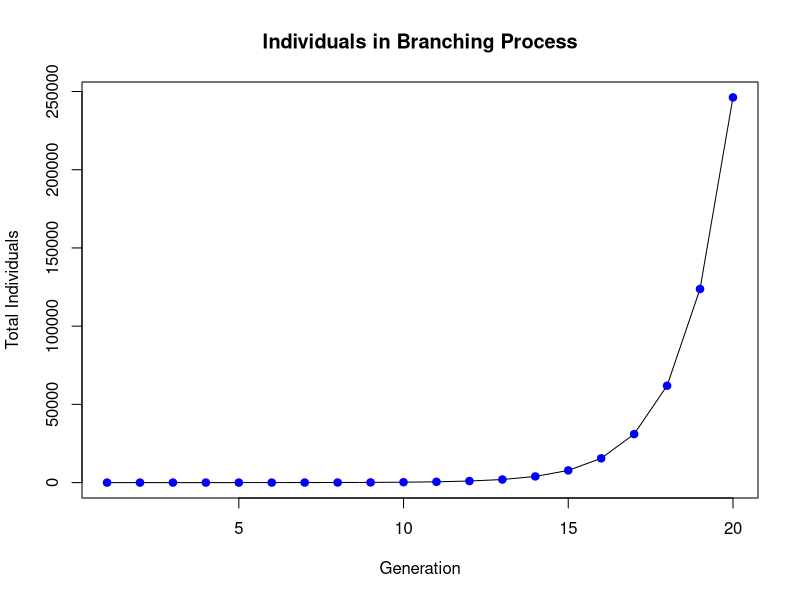

Reproduce this figure in R. (Note: this script raises an error after producing the figure.)
## ---- chunk 1
knitr::opts_chunk$set(echo = TRUE)
## ---- chunk 2
simulate_bp <- function(num_generations, lambda) {
  total_individuals <- numeric(num_generations)
  total_individuals[1] <- 1
  offspring_count <- list()

  for (i in 2:num_generations) {
    offspring <- 0
    offspring_per_individual <- numeric(total_individuals[i-1])

    for (j in 1:total_individuals[i-1]) {
      offspring_per_individual[j] <- rpois(1, lambda)
      offspring <- offspring + offspring_per_individual[j]
    }
    if (offspring == 0) {
      total_individuals[i] <- 0
      return(list(total_individuals = total_individuals[1:i], offspring_count = offspring_count))
    }
    total_individuals[i] <- offspring
    offspring_count[[i-1]] <- offspring_per_individual
  }
  return(list(total_individuals = total_individuals, offspring_count = offspring_count))
}
## ---- chunk 3
num_generations <- 20
lambda <- 2
bp_simulation <- simulate_bp(num_generations, lambda)
## ---- chunk 4
tot_ind <- bp_simulation$total_individuals
tot_ind
## ---- chunk 5
X <- bp_simulation$offspring_count[[5]]
X
## ---- chunk 6
plot_bp <- function(bp_data) {
  total_individuals <- bp_data$total_individuals
  num_generations <- length(total_individuals)
  generations <- 1:num_generations
    plot(generations, total_individuals, type = "l",
       xlab = "Generation", ylab = "Total Individuals",
       main = "Individuals in Branching Process")

  for (i in 1:20) {
    points(i, total_individuals[i], col = "blue", pch = 19)
  }
}
plot_bp(bp_simulation)
## ---- chunk 7
likelihood <- function(data, N, p) {
  return(prod(dbinom(data, size = N, prob = p)))
}
## ---- chunk 8
prior <- function(p, alpha, beta){
  return(dbeta(p, alpha, beta))
}
## ---- chunk 9
beta_binom_MCMC <- function(num_iters, alpha, beta, data, N, proposal_sd) {
  current <- rbeta(1, alpha, beta)
    p <- rep(0, num_iters)
    p[1] <- current
    
    for (i in 2:num_iters) {
      current <- p[i - 1]
      proposal <- rnorm(1, current, proposal_sd)
      
      log_target_prop <- log(prior(proposal, alpha, beta)) + log(likelihood(data, N, proposal))
      log_target_curr <- log(prior(current, alpha, beta)) + log(likelihood(data, N, current))
      
      log_q_curr_given_prop <- log(dnorm(current, proposal, proposal_sd))
      log_q_prop_given_curr <- log(dnorm(proposal, current, proposal_sd))
      
      A <- exp(log_target_prop + log_q_curr_given_prop
                                      - log_target_curr - log_q_prop_given_curr)
  
      if (runif(1) < A) {
        p[i] <- proposal
      } else {
        p[i] <- current
      }
    }
  return(list(p = p))
}
## ---- chunk 10
data <- X
N <- 6  # Max number of trials used in binomial distribution
MCMC_p <- beta_binom_MCMC(num_iters=30000, alpha=1, beta=1, data=data, N=N, proposal_sd=0.05)
mean_p <- mean(MCMC_p$p[20000:30000]) # Perform burn-in and find the mean proportion, p
mean_p
## ---- chunk 11
mean_offspring <- N * mean_p
mean_offspring
## ---- chunk 12
mean(X)
## ---- chunk 13
p_quantiles <- quantile(MCMC_p$p, c(0.05, 0.95))
p_quantiles
## ---- chunk 14
S <- sum(X)
n <- length(X)
N <- max(X)

integrand <- function(p){ dbeta(p, shape1 = 1 + S, shape2 = 1 + n * N - S) * dbeta(p, 1, 1)}
numerator <- integrate(integrand, lower = 1/N, upper = 1)
denominator <- integrate(integrand, lower = 0, upper = 1)
p_supercritical <- numerator$value / denominator$value
cat("Supercritical probability", p_supercritical)
## ---- chunk 15
num_iters <- 30000
X <- c(1, 1, 1, 0, 1, 1, 2, 1, 0, 1, 2, 0)
alpha <- 1
beta <- 1
N <- max(data)

MCMC_p <- beta_binom_MCMC(num_iters, alpha, beta, X, N, proposal_sd=0.02)
mean_p <- mean(MCMC_p$p[20000:30000])
expected_offspring <- mean_p * N
cat("Expected offspring:", expected_offspring)
## ---- chunk 16
S <- sum(X)
n <- length(X)
N <- max(X)

integrand <- function(p){ dbeta(p, shape1 = 1 + S, shape2 = 1 + n * N - S) * dbeta(p, 1, 1)}
numerator <- integrate(integrand, lower = 1/N, upper = 1)
denominator <- integrate(integrand, lower = 0, upper = 1)
p_supercritical <- numerator$value / denominator$value
cat("Supercritical probability", p_supercritical)
## ---- chunk 17
num_generations <- 10
lambda <- 1.5
bp_simulation <- simulate_bp(num_generations, lambda)
bp_simulation
## ---- chunk 18
offspring_observations <- unlist(bp_simulation$offspring_count)
counts <- table(offspring_observations)
counts
X <- as.vector(counts)
## ---- chunk 19
likelihood <- function(data, p) {
  return(dmultinom(data, prob = p))
}
## ---- chunk 20
prior <- function(p, alpha) {
  return(gtools::ddirichlet(p, alpha))
}
## ---- chunk 21
mcmc_multinomial_dirichlet <- function(num_iters, alpha, data) {
  p_list <- list()
  p_list[[1]] <- rep(1/length(alpha), length(alpha))
  
  for (i in 2:num_iters) {

    current <- p_list[[i - 1]]
    proposal <- gtools::rdirichlet(1, alpha)
    
    log_target_prop <- log(prior(proposal, alpha)) + log(likelihood(data, proposal))
    log_target_curr <- log(prior(current, alpha)) + log(likelihood(data, current))

    log_q_curr <- log(gtools::ddirichlet(current, alpha))
    log_q_prop <- log(gtools::ddirichlet(proposal, alpha))
    
    A <- exp(log_target_prop - log_target_curr + log_q_curr - log_q_prop)
    
    if (runif(1) < A) {
      p_list[[i]] <- proposal
    } else {
      p_list[[i]] <- current
    }
  }
  return(p_list)
}
## ---- chunk 22
num_iters <- 30000
alpha <- rep(1, length(X)) # Non-informative prior
MCMC_p <- mcmc_multinomial_dirichlet(num_iters, alpha, X)
mean_p <- colMeans(do.call(rbind, MCMC_p[20000:30000]))
mean_p
## ---- chunk 23
# Subtract 1 from the s term to find roots of phi(s) = s
polyroot(c(0.204, 0.335-1, 0.239, 0.157, 0.0427, 0.0135, 0.0077))
